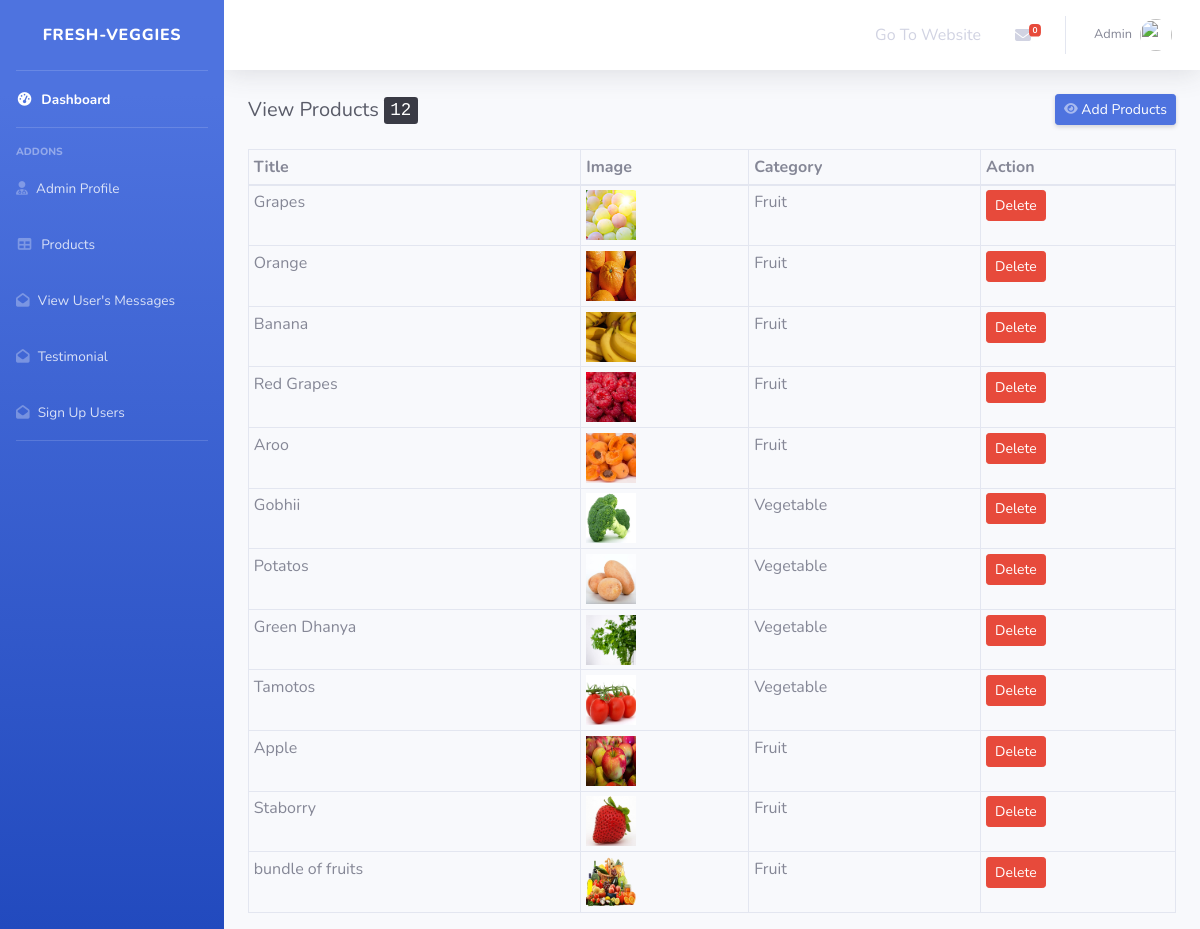
The app's page /admin/view_services.php (signed in) with its own data.
### tables this page shows
CREATE TABLE `services` (
  `id` int(11) NOT NULL,
  `sname` varchar(255) NOT NULL,
  `simage` varchar(255) NOT NULL,
  `scateg` varchar(255) NOT NULL,
  `price` varchar(255) DEFAULT NULL,
  `created_at` timestamp NOT NULL DEFAULT current_timestamp()
);

### admin/view_services.php (the view, shortened to what this page needs)
<!DOCTYPE html>
<html lang="en">
<head>
  <link href="vendor/fontawesome-free/css/all.min.css" rel="stylesheet" type="text/css">
  <link href="css/sb-admin-2.min.css" rel="stylesheet">
</head>
<body id="page-top">
  <div id="wrapper">
    <?php include 'sidebar.php'; ?>
    <div id="content-wrapper" class="d-flex flex-column">
      <div id="content">
        <?php include 'topnavbar.php'; ?>
        <div class="container-fluid">
          <div class="d-sm-flex align-items-center justify-content-between mb-4">
            <h1 class="h5 mb-0 text-gray-800">View Products
              <kbd>
                <?php
                $s = "select * from services";
                $query = mysqli_query($db, $s);
                $count2 = mysqli_num_rows($query);
                if ($count2 > 0) {
                  echo $count2;
                } else {
                  echo "0";
                }
                ?>
              </kbd>
            </h1>
            <a href="add_services.php" class="d-none d-sm-inline-block btn btn-sm btn-primary shadow-sm"><i class="fas fa-eye fa-sm text-white-50"></i> Add Products</a>
          </div>
          <table id="sampleTable" class="table table-sm table-bordered">
            <thead>
              <tr role="row">
                <th>Title</th>
                <th>Image</th>
                <th>Category</th>
                <th> Action</th>
              </tr>
            </thead>
            <tbody>
              <?php
              $s = "select * from services";
              $r = mysqli_query($db, $s);
              while ($row = mysqli_fetch_assoc($r)) {
                $id = $row['id'];
                $sname = $row['sname'];
                $simage = $row['simage'];
                $scateg = $row['scateg'];
              ?>
                <tr id="row_541" role="row" class="even">
                  <td> <?php echo $sname; ?> </td>
                  <td> <a href="../uploads/service/<?php echo $simage; ?>" target="_blank"> <img src="../uploads/service/<?php echo $simage; ?>" height="50px" width="50px"> </a> </td>
                  <td><?php echo $scateg; ?></td>
                  <td>
                    <a onclick=" return confirm ('Are you sure to delete this item?')"  class='delete btn btn-sm btn-danger text-white' href='view_services.php?delete=<?php echo $id ?>'>
                      Delete
                    </a>
                  </td>
                </tr>
              <?php } ?>
            </tbody>
          </table>
        </div>
      </div>
    </div>
  </div>
</body>
</html>

### records on screen
services: sname "Grapes", simage (picture), scateg "Fruit"
services: sname "Orange", simage (picture), scateg "Fruit"
services: sname "Banana", simage (picture), scateg "Fruit"
services: sname "Red Grapes", simage (picture), scateg "Fruit"
services: sname "Aroo", simage (picture), scateg "Fruit"
services: sname "Gobhii", simage (picture), scateg "Vegetable"
services: sname "Potatos", simage (picture), scateg "Vegetable"
services: sname "Green Dhanya", simage (picture), scateg "Vegetable"
services: sname "Tamotos", simage (picture), scateg "Vegetable"
services: sname "Apple", simage (picture), scateg "Fruit"
services: sname "Staborry", simage (picture), scateg "Fruit"
services: sname "bundle of fruits", simage (picture), scateg "Fruit"

### other values on screen
$_SESSION['username'] "Admin"
$count2 "12"
